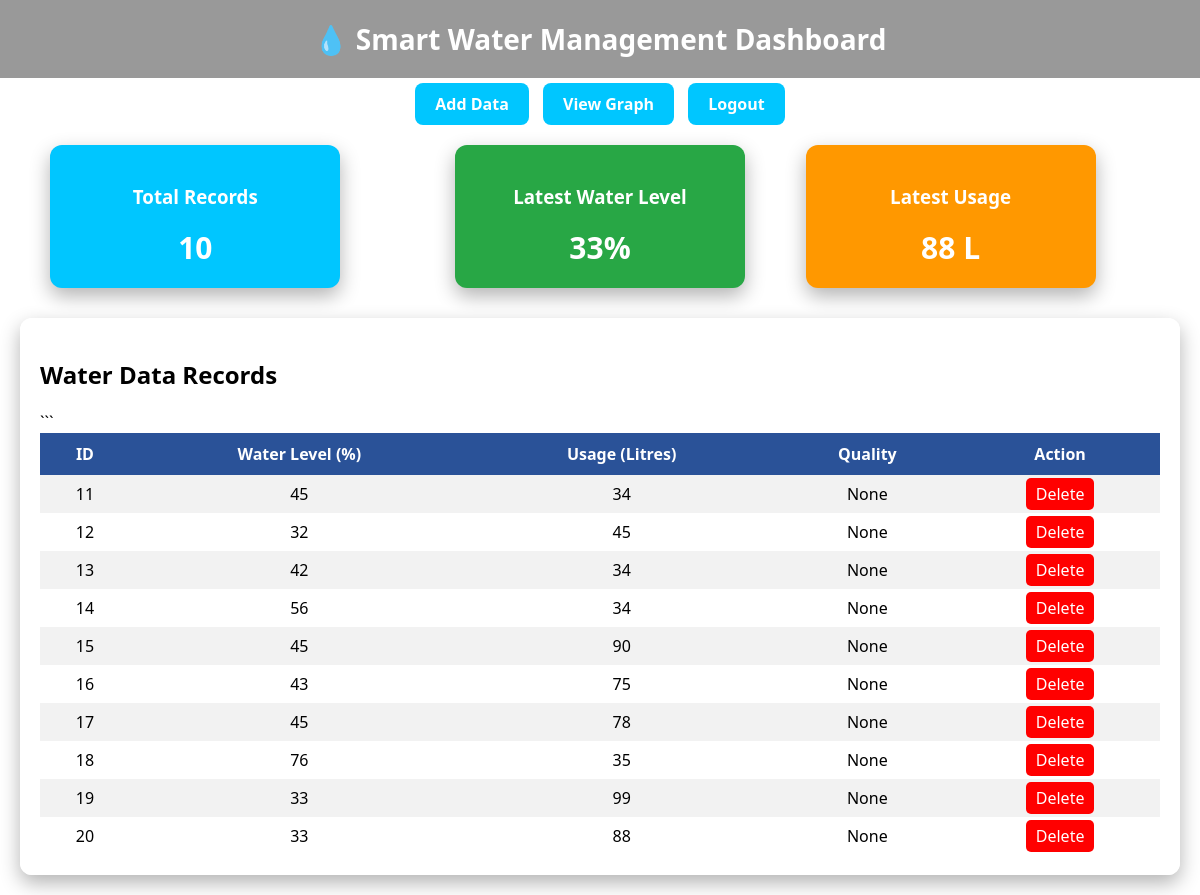
The app's page /dashboard (signed in) with its own data.
### tables this page shows
CREATE TABLE water_data (
            id INTEGER PRIMARY KEY AUTOINCREMENT,
            level INTEGER,
            usage INTEGER,
            ph REAL,
            turbidity REAL,
            hardness REAL,
            quality TEXT
        );

### app.py (the view)
@app.route('/dashboard')
def dashboard():
    if 'user' not in session:
        return redirect('/')
    conn = sqlite3.connect("water.db")
    cursor = conn.cursor()
    cursor.execute("SELECT * FROM water_data")
    data = cursor.fetchall()
    conn.close()
    return render_template("dashboard.html", data=data, user=session['user'])

### templates/dashboard.html (shortened to what this page needs)
<!DOCTYPE html>
<html>
<head>
   <!DOCTYPE html>
<html>
<head>
</head>
<body>
<div class="header">
    💧 Smart Water Management Dashboard
</div>
<div class="nav">
    <a href="/add">Add Data</a>
    <a href="/graph" target="_blank">View Graph</a>
    <a href="/logout">Logout</a>
</div>
<div class="cards">
    <div class="card blue">
        <h3>Total Records</h3>
        <h2>{{ data|length }}</h2>
    </div>
<div class="card green">
    <h3>Latest Water Level</h3>
    <h2>
        {% if data %}
            {{ data[-1][1] }}%
        {% else %}
            0%
        {% endif %}
    </h2>
</div>
<div class="card orange">
    <h3>Latest Usage</h3>
    <h2>
        {% if data %}
            {{ data[-1][2] }} L
        {% else %}
            0 L
        {% endif %}
    </h2>
</div>
</div>
<div class="table-container">
    <h2>Water Data Records</h2>
    <table border="0">
        <tr>
            <th>ID</th>
            <th>Water Level (%)</th>
            <th>Usage (Litres)</th>
            <th>Quality</th>
            <th>Action</th>
        </tr>
    {% for row in data %}
    <tr>
        <td>{{ row[0] }}</td>
        <td>{{ row[1] }}</td>
        <td>{{ row[2] }}</td>
        <td>{{ row[3] }}</td>
        <td>
            <a class="delete-btn" href="/delete/{{ row[0] }}">Delete</a>
        </td>
    </tr>
    {% endfor %}
</table>
</div>
</body>
</html>

### templates/dashboard.html (style rules this page uses)
body { margin: 0; font-family: 'Segoe UI', sans-serif; color: white; }
.header { padding: 20px; text-align: center; font-size: 28px; font-weight: bold; background: rgba(0, 0, 0, 0.4); }
.nav { text-align: center; margin: 15px; }
.nav a { text-decoration: none; color: white; background: #00c6ff; padding: 10px 20px; margin: 5px; border-radius: 8px; transition: 0.3s; font-weight: bold; }
.cards { display: flex; justify-content: space-around; flex-wrap: wrap; margin: 20px; }
.card { background: white; color: black; width: 250px; padding: 20px; margin: 10px; border-radius: 12px; text-align: center; box-shadow: 0 8px 20px rgba(0,0,0,0.3); transition: 0.3s; }
.card h2 { margin: 0; font-size: 30px; }
.card.blue { background: #00c6ff; color: white; }
.card.green { background: #28a745; color: white; }
.card.orange { background: #ff9800; color: white; }
.table-container { background: rgba(255,255,255,0.95); color: black; margin: 20px; padding: 20px; border-radius: 12px; box-shadow: 0 8px 20px rgba(0,0,0,0.3); }
table { width: 100%; border-collapse: collapse; }
table th { background: #2a5298; color: white; padding: 10px; }
table td { padding: 8px; text-align: center; }
table tr:nth-child(even) { background: #f2f2f2; }
.delete-btn { text-decoration: none; color: white; background: red; padding: 5px 10px; border-radius: 5px; }

### records on screen
water_data: level "33", usage "88", id "20", row "None"
water_data: id "11", level "45", usage "34", row "None"
water_data: id "12", level "32", usage "45", row "None"
water_data: id "13", level "42", usage "34", row "None"
water_data: id "14", level "56", usage "34", row "None"
water_data: id "15", level "45", usage "90", row "None"
water_data: id "16", level "43", usage "75", row "None"
water_data: id "17", level "45", usage "78", row "None"
water_data: id "18", level "76", usage "35", row "None"
water_data: id "19", level "33", usage "99", row "None"

### other values on screen
{{ data|length }} "10"
